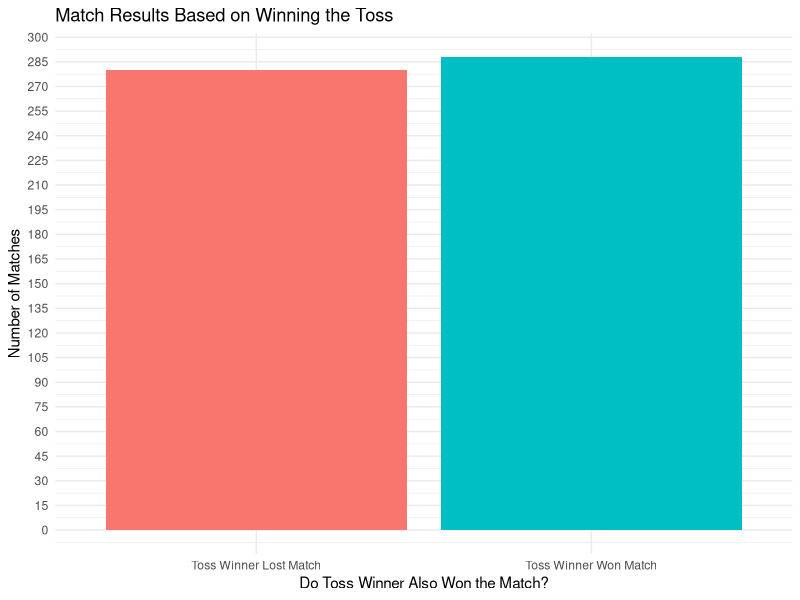

Write R code to recreate this figure.
#Import the dataset (Match.csv)
library(readr)
Match <- read_csv("Match.csv") #This will observe the dataset i.e columns, rows and column names.
View(Match)
Match <- na.omit(Match) #This command handles missing match records and removes the incomplete outcomes.
#Creating a seperate column in the dataset called as "Toss_Won_Match"(i.e Binary Outcome Variable). This operation produces output 1 if Toss_Winner ID equals to Match_Winner ID otherwise 0.This column gives us the clear information about Winner vs Lost
Match$Toss_Won_Match <- ifelse(Match$Toss_Winner == Match$Match_Winner, 1, 0)
#contigency table is created to get the draw counts of Toss Winner Wins i.e 1 or Losses i.e 0
contigency_table <- table(Match$Toss_Won_Match)
print(contigency_table)
install.packages("ggplot2")
#installing package called ggplot2 to feature R graph
library(ggplot2)
#Creating data frame for plotting from contigency table
plot_data <- as.data.frame(contigency_table)
#Creating contigency table data frame to view as viewable file
contigency_DF <- as.data.frame(contigency_table)
names(plot_data) <- c("Outcome_ID", "Count")
plot_data$Outcome <- factor(plot_data$Outcome_ID, 
                              levels = c(0, 1), 
                              labels = c("Toss Winner Lost Match", "Toss Winner Won Match"))
#generating the Barplot with custom x and y labels.
 toss_won_plot <- ggplot(plot_data, aes(x = Outcome, y = Count, fill = Outcome)) +
       geom_bar(stat = "identity")+
  scale_y_continuous(breaks = seq(0, 300, 15)) +
  labs(
         title = "Match Results Based on Winning the Toss",
         x = "Do Toss Winner Also Won the Match?",
         y = "Number of Matches"
      ) +
        theme_minimal() + 
        theme(legend.position="none")
print(toss_won_plot)
#Input the raw counts from the contigency table
match_results <- c(280, 288)
#Run the Chi-Square Test (Tests against the 50/50 null hypothesis)
chi_sq_result <- chisq.test(match_results)
print(chi_sq_result)